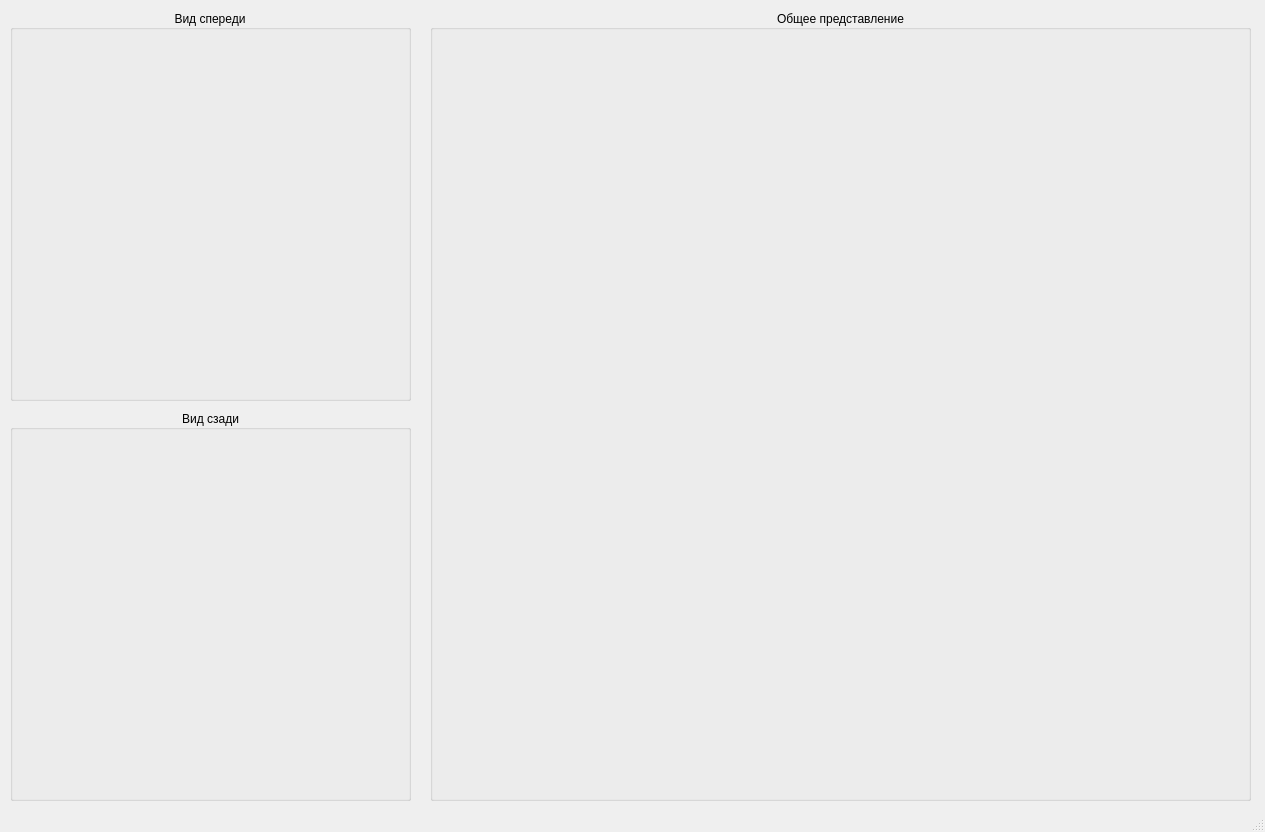
<?xml version="1.0" encoding="UTF-8"?>
<ui version="4.0">
 <class>MainWindow</class>
 <widget class="QMainWindow" name="MainWindow">
  <property name="geometry">
   <rect>
    <x>0</x>
    <y>0</y>
    <width>1265</width>
    <height>832</height>
   </rect>
  </property>
  <property name="windowTitle">
   <string>Визуализация</string>
  </property>
  <widget class="QWidget" name="centralwidget">
   <widget class="QGroupBox" name="front_view">
    <property name="geometry">
     <rect>
      <x>10</x>
      <y>10</y>
      <width>401</width>
      <height>391</height>
     </rect>
    </property>
    <property name="title">
     <string>Вид спереди</string>
    </property>
    <property name="alignment">
     <set>Qt::AlignCenter</set>
    </property>
    <widget class="QWidget" name="verticalLayoutWidget">
     <property name="geometry">
      <rect>
       <x>10</x>
       <y>20</y>
       <width>381</width>
       <height>361</height>
      </rect>
     </property>
     <layout class="QVBoxLayout" name="v_front_view"/>
    </widget>
   </widget>
   <widget class="QGroupBox" name="back_view">
    <property name="geometry">
     <rect>
      <x>10</x>
      <y>410</y>
      <width>401</width>
      <height>391</height>
     </rect>
    </property>
    <property name="title">
     <string>Вид сзади</string>
    </property>
    <property name="alignment">
     <set>Qt::AlignCenter</set>
    </property>
    <widget class="QWidget" name="verticalLayoutWidget_2">
     <property name="geometry">
      <rect>
       <x>10</x>
       <y>20</y>
       <width>381</width>
       <height>361</height>
      </rect>
     </property>
     <layout class="QVBoxLayout" name="v_back_view"/>
    </widget>
   </widget>
   <widget class="QGroupBox" name="global_view">
    <property name="geometry">
     <rect>
      <x>430</x>
      <y>10</y>
      <width>821</width>
      <height>791</height>
     </rect>
    </property>
    <property name="title">
     <string>Общее представление</string>
    </property>
    <property name="alignment">
     <set>Qt::AlignCenter</set>
    </property>
    <widget class="QWidget" name="verticalLayoutWidget_3">
     <property name="geometry">
      <rect>
       <x>10</x>
       <y>20</y>
       <width>801</width>
       <height>761</height>
      </rect>
     </property>
     <layout class="QVBoxLayout" name="v_global_view">
      <property name="spacing">
       <number>6</number>
      </property>
     </layout>
    </widget>
   </widget>
  </widget>
  <widget class="QStatusBar" name="statusbar"/>
 </widget>
 <resources/>
 <connections/>
</ui>
